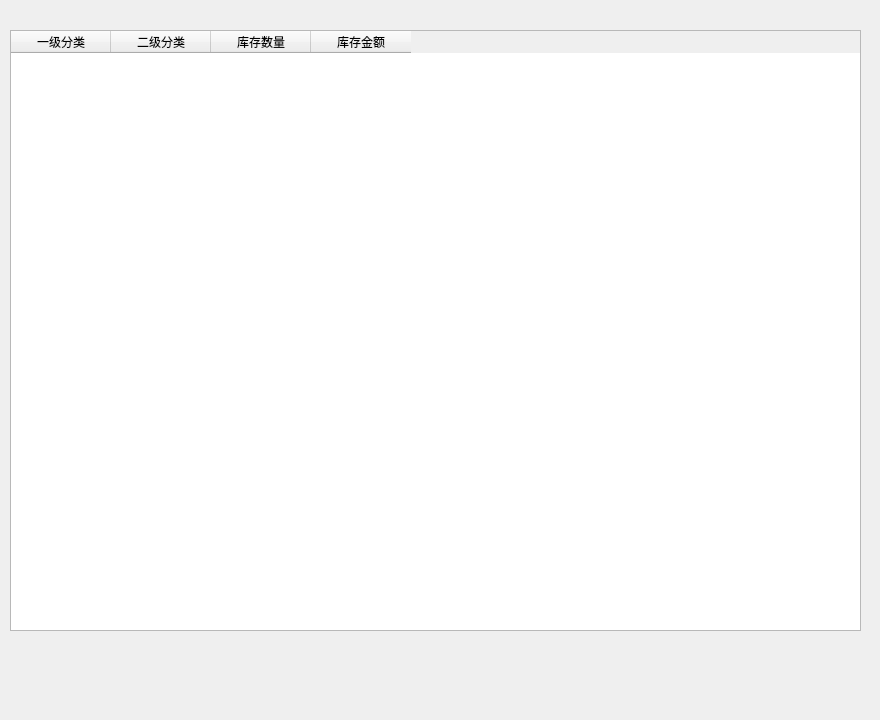
<?xml version="1.0" encoding="UTF-8"?>
<ui version="4.0">
 <class>inventorymoneyForm</class>
 <widget class="QWidget" name="inventorymoneyForm">
  <property name="geometry">
   <rect>
    <x>0</x>
    <y>0</y>
    <width>880</width>
    <height>720</height>
   </rect>
  </property>
  <property name="windowTitle">
   <string>Form</string>
  </property>
  <widget class="QTableWidget" name="tableWidget">
   <property name="geometry">
    <rect>
     <x>10</x>
     <y>30</y>
     <width>851</width>
     <height>601</height>
    </rect>
   </property>
   <column>
    <property name="text">
     <string>一级分类</string>
    </property>
   </column>
   <column>
    <property name="text">
     <string>二级分类</string>
    </property>
   </column>
   <column>
    <property name="text">
     <string>库存数量</string>
    </property>
   </column>
   <column>
    <property name="text">
     <string>库存金额</string>
    </property>
   </column>
  </widget>
 </widget>
 <resources/>
 <connections/>
</ui>
